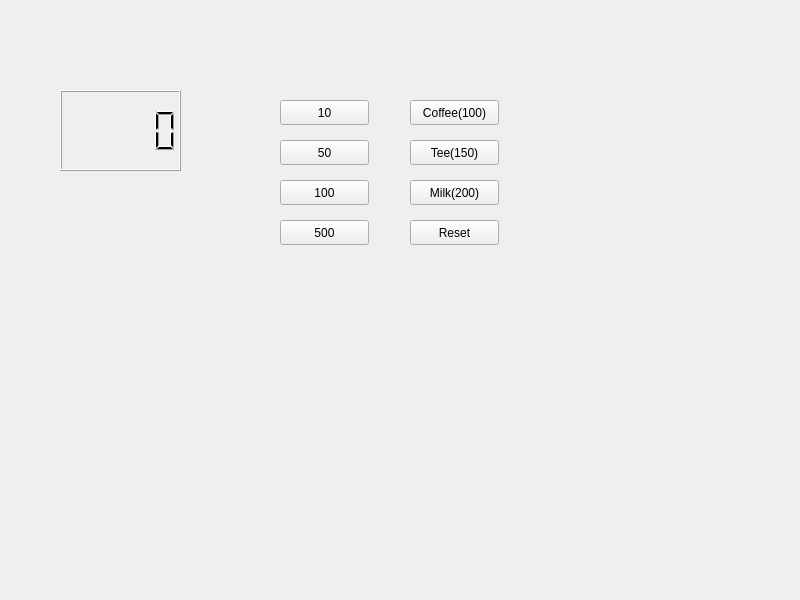
<?xml version="1.0" encoding="UTF-8"?>
<ui version="4.0">
 <class>Widget</class>
 <widget class="QWidget" name="Widget">
  <property name="geometry">
   <rect>
    <x>0</x>
    <y>0</y>
    <width>800</width>
    <height>600</height>
   </rect>
  </property>
  <property name="windowTitle">
   <string>Widget</string>
  </property>
  <widget class="QLCDNumber" name="lcdNumber">
   <property name="geometry">
    <rect>
     <x>60</x>
     <y>90</y>
     <width>121</width>
     <height>81</height>
    </rect>
   </property>
  </widget>
  <widget class="QPushButton" name="pb10">
   <property name="geometry">
    <rect>
     <x>280</x>
     <y>100</y>
     <width>89</width>
     <height>25</height>
    </rect>
   </property>
   <property name="text">
    <string>10</string>
   </property>
  </widget>
  <widget class="QPushButton" name="pb50">
   <property name="geometry">
    <rect>
     <x>280</x>
     <y>140</y>
     <width>89</width>
     <height>25</height>
    </rect>
   </property>
   <property name="text">
    <string>50</string>
   </property>
  </widget>
  <widget class="QPushButton" name="pb100">
   <property name="geometry">
    <rect>
     <x>280</x>
     <y>180</y>
     <width>89</width>
     <height>25</height>
    </rect>
   </property>
   <property name="text">
    <string>100</string>
   </property>
  </widget>
  <widget class="QPushButton" name="pb500">
   <property name="geometry">
    <rect>
     <x>280</x>
     <y>220</y>
     <width>89</width>
     <height>25</height>
    </rect>
   </property>
   <property name="text">
    <string>500</string>
   </property>
  </widget>
  <widget class="QPushButton" name="PbCoffee">
   <property name="geometry">
    <rect>
     <x>410</x>
     <y>100</y>
     <width>89</width>
     <height>25</height>
    </rect>
   </property>
   <property name="text">
    <string>Coffee(100)</string>
   </property>
  </widget>
  <widget class="QPushButton" name="PbTee">
   <property name="geometry">
    <rect>
     <x>410</x>
     <y>140</y>
     <width>89</width>
     <height>25</height>
    </rect>
   </property>
   <property name="text">
    <string>Tee(150)</string>
   </property>
  </widget>
  <widget class="QPushButton" name="PbMilk">
   <property name="geometry">
    <rect>
     <x>410</x>
     <y>180</y>
     <width>89</width>
     <height>25</height>
    </rect>
   </property>
   <property name="text">
    <string>Milk(200)</string>
   </property>
  </widget>
  <widget class="QPushButton" name="PbReset">
   <property name="geometry">
    <rect>
     <x>410</x>
     <y>220</y>
     <width>89</width>
     <height>25</height>
    </rect>
   </property>
   <property name="text">
    <string>Reset</string>
   </property>
  </widget>
  <zorder>PbReset</zorder>
  <zorder>lcdNumber</zorder>
  <zorder>pb10</zorder>
  <zorder>pb50</zorder>
  <zorder>pb100</zorder>
  <zorder>pb500</zorder>
  <zorder>PbCoffee</zorder>
  <zorder>PbTee</zorder>
  <zorder>PbMilk</zorder>
 </widget>
 <resources/>
 <connections/>
</ui>
